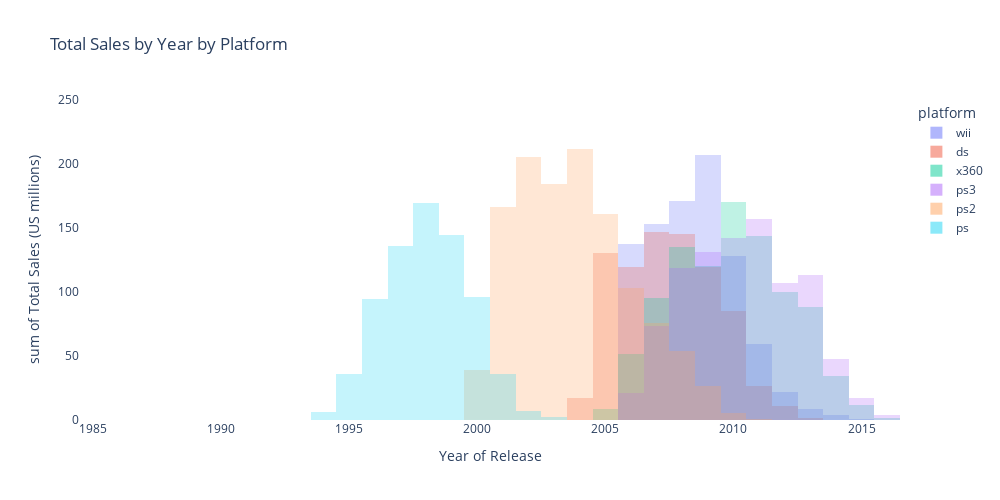

Here is the notebook cell this chart was saved with:
### Code cell
# Create a histogram of total sales by year by platform
sales_y_p_hist = px.histogram(vg_top_brand, x='year_of_release', y='total_sales',
                       color='platform', barmode='overlay',
                       title='Total Sales by Year by Platform',
                       labels={'total_sales':'Total Sales (US millions)', 'year_of_release':'Year of Release'},
                       width=1000, height=500)

sales_y_p_hist.update_layout({
    'plot_bgcolor':'rgba(0, 0, 0, 0)',
    'paper_bgcolor':'rgba(0, 0, 0, 0)'
})

sales_y_p_hist.update_traces(opacity=0.5)

sales_y_p_hist.update_xaxes(showgrid=False)
sales_y_p_hist.update_yaxes(range=[0, 250], showgrid=False)

sales_y_p_hist.show()

### Figure 1 — Plotly figure (JSON) as saved in the notebook; plotly's stock layout.template omitted (floating-point values rounded to 4 significant figures; data arrays with more than 128 entries replaced by an {"elided": "..."} marker saying what was removed)
{"data": [{"alignmentgroup": "True", "bingroup": "x", "histfunc": "sum", "hovertemplate": "platform=wii<br>Year of Release=%{x}<br>sum of Total Sales (US millions)=%{y}<extra></extra>", "legendgroup": "wii", "marker": {"color": "#636efa", "opacity": 0.5, "pattern": {"shape": ""}}, "name": "wii", "offsetgroup": "wii", "opacity": 0.5, "orientation": "v", "showlegend": true, "type": "histogram", "x": {"elided": "1320 int values"}, "xaxis": "x", "y": {"elided": "1320 float values"}, "yaxis": "y"}, {"alignmentgroup": "True", "bingroup": "x", "histfunc": "sum", "hovertemplate": "platform=ds<br>Year of Release=%{x}<br>sum of Total Sales (US millions)=%{y}<extra></extra>", "legendgroup": "ds", "marker": {"color": "#EF553B", "opacity": 0.5, "pattern": {"shape": ""}}, "name": "ds", "offsetgroup": "ds", "opacity": 0.5, "orientation": "v", "showlegend": true, "type": "histogram", "x": {"elided": "2151 int values"}, "xaxis": "x", "y": {"elided": "2151 float values"}, "yaxis": "y"}, {"alignmentgroup": "True", "bingroup": "x", "histfunc": "sum", "hovertemplate": "platform=x360<br>Year of Release=%{x}<br>sum of Total Sales (US millions)=%{y}<extra></extra>", "legendgroup": "x360", "marker": {"color": "#00cc96", "opacity": 0.5, "pattern": {"shape": ""}}, "name": "x360", "offsetgroup": "x360", "opacity": 0.5, "orientation": "v", "showlegend": true, "type": "histogram", "x": {"elided": "1262 int values"}, "xaxis": "x", "y": {"elided": "1262 float values"}, "yaxis": "y"}, {"alignmentgroup": "True", "bingroup": "x", "histfunc": "sum", "hovertemplate": "platform=ps3<br>Year of Release=%{x}<br>sum of Total Sales (US millions)=%{y}<extra></extra>", "legendgroup": "ps3", "marker": {"color": "#ab63fa", "opacity": 0.5, "pattern": {"shape": ""}}, "name": "ps3", "offsetgroup": "ps3", "opacity": 0.5, "orientation": "v", "showlegend": true, "type": "histogram", "x": {"elided": "1330 int values"}, "xaxis": "x", "y": {"elided": "1330 float values"}, "yaxis": "y"}, {"alignmentgroup": "True", "bingroup": "x", "histfunc": "sum", "hovertemplate": "platform=ps2<br>Year of Release=%{x}<br>sum of Total Sales (US millions)=%{y}<extra></extra>", "legendgroup": "ps2", "marker": {"color": "#FFA15A", "opacity": 0.5, "pattern": {"shape": ""}}, "name": "ps2", "offsetgroup": "ps2", "opacity": 0.5, "orientation": "v", "showlegend": true, "type": "histogram", "x": {"elided": "2161 int values"}, "xaxis": "x", "y": {"elided": "2161 float values"}, "yaxis": "y"}, {"alignmentgroup": "True", "bingroup": "x", "histfunc": "sum", "hovertemplate": "platform=ps<br>Year of Release=%{x}<br>sum of Total Sales (US millions)=%{y}<extra></extra>", "legendgroup": "ps", "marker": {"color": "#19d3f3", "opacity": 0.5, "pattern": {"shape": ""}}, "name": "ps", "offsetgroup": "ps", "opacity": 0.5, "orientation": "v", "showlegend": true, "type": "histogram", "x": {"elided": "1197 int values"}, "xaxis": "x", "y": {"elided": "1197 float values"}, "yaxis": "y"}], "layout": {"barmode": "overlay", "height": 500, "legend": {"title": {"text": "platform"}, "tracegroupgap": 0}, "paper_bgcolor": "rgba(0, 0, 0, 0)", "plot_bgcolor": "rgba(0, 0, 0, 0)", "title": {"text": "Total Sales by Year by Platform"}, "width": 1000, "xaxis": {"anchor": "y", "domain": [0, 1], "showgrid": false, "title": {"text": "Year of Release"}}, "yaxis": {"anchor": "x", "domain": [0, 1], "range": [0, 250], "showgrid": false, "title": {"text": "sum of Total Sales (US millions)"}}}}
